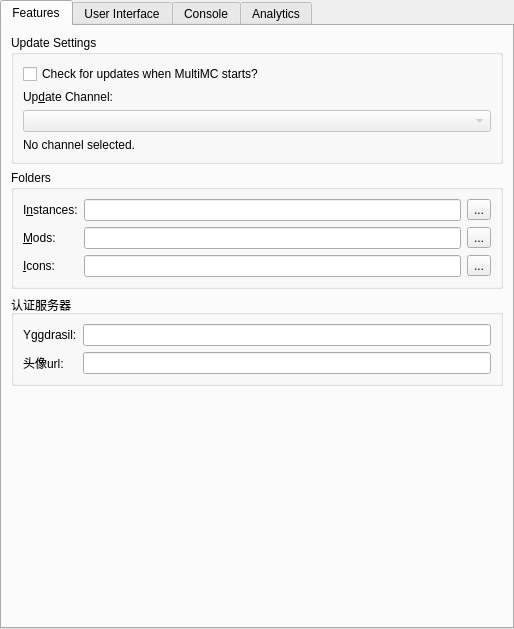
<?xml version="1.0" encoding="UTF-8"?>
<ui version="4.0">
 <class>MultiMCPage</class>
 <widget class="QWidget" name="MultiMCPage">
  <property name="geometry">
   <rect>
    <x>0</x>
    <y>0</y>
    <width>514</width>
    <height>629</height>
   </rect>
  </property>
  <property name="sizePolicy">
   <sizepolicy hsizetype="MinimumExpanding" vsizetype="MinimumExpanding">
    <horstretch>0</horstretch>
    <verstretch>0</verstretch>
   </sizepolicy>
  </property>
  <layout class="QVBoxLayout" name="mainLayout">
   <property name="leftMargin">
    <number>0</number>
   </property>
   <property name="topMargin">
    <number>0</number>
   </property>
   <property name="rightMargin">
    <number>0</number>
   </property>
   <property name="bottomMargin">
    <number>0</number>
   </property>
   <item>
    <widget class="QTabWidget" name="tabWidget">
     <property name="toolTip">
      <string notr="true"/>
     </property>
     <property name="tabShape">
      <enum>QTabWidget::Rounded</enum>
     </property>
     <property name="currentIndex">
      <number>0</number>
     </property>
     <widget class="QWidget" name="featuresTab">
      <attribute name="title">
       <string>Features</string>
      </attribute>
      <layout class="QGridLayout" name="gridLayout_5">
       <item row="1" column="0">
        <widget class="QGroupBox" name="foldersBox">
         <property name="title">
          <string>Folders</string>
         </property>
         <layout class="QGridLayout" name="gridLayout">
          <item row="1" column="0">
           <widget class="QLabel" name="labelModsDir">
            <property name="text">
             <string>&amp;Mods:</string>
            </property>
            <property name="buddy">
             <cstring>modsDirTextBox</cstring>
            </property>
           </widget>
          </item>
          <item row="0" column="2">
           <widget class="QToolButton" name="instDirBrowseBtn">
            <property name="text">
             <string notr="true">...</string>
            </property>
           </widget>
          </item>
          <item row="2" column="1">
           <widget class="QLineEdit" name="iconsDirTextBox"/>
          </item>
          <item row="2" column="2">
           <widget class="QToolButton" name="iconsDirBrowseBtn">
            <property name="text">
             <string notr="true">...</string>
            </property>
           </widget>
          </item>
          <item row="0" column="1">
           <widget class="QLineEdit" name="instDirTextBox"/>
          </item>
          <item row="1" column="2">
           <widget class="QToolButton" name="modsDirBrowseBtn">
            <property name="text">
             <string notr="true">...</string>
            </property>
           </widget>
          </item>
          <item row="1" column="1">
           <widget class="QLineEdit" name="modsDirTextBox"/>
          </item>
          <item row="2" column="0">
           <widget class="QLabel" name="labelIconsDir">
            <property name="text">
             <string>&amp;Icons:</string>
            </property>
            <property name="buddy">
             <cstring>iconsDirTextBox</cstring>
            </property>
           </widget>
          </item>
          <item row="0" column="0">
           <widget class="QLabel" name="labelInstDir">
            <property name="text">
             <string>I&amp;nstances:</string>
            </property>
            <property name="buddy">
             <cstring>instDirTextBox</cstring>
            </property>
           </widget>
          </item>
         </layout>
        </widget>
       </item>
       <item row="2" column="0">
        <widget class="QGroupBox" name="AUTHBox">
         <property name="title">
          <string>认证服务器</string>
         </property>
         <layout class="QGridLayout" name="gridLayout_4" rowstretch="0,0">
          <item row="1" column="0">
           <widget class="QLabel" name="labelSkinsurl">
            <property name="text">
             <string>头像url:</string>
            </property>
            <property name="buddy">
             <cstring>iconsDirTextBox</cstring>
            </property>
           </widget>
          </item>
          <item row="0" column="1">
           <widget class="QLineEdit" name="AuthurlDirTextBox"/>
          </item>
          <item row="0" column="0">
           <widget class="QLabel" name="labelAuthurl">
            <property name="text">
             <string>Yggdrasil:</string>
            </property>
            <property name="buddy">
             <cstring>modsDirTextBox</cstring>
            </property>
           </widget>
          </item>
          <item row="1" column="1">
           <widget class="QLineEdit" name="SkinsurlDirTextBox"/>
          </item>
         </layout>
        </widget>
       </item>
       <item row="0" column="0">
        <widget class="QGroupBox" name="updateSettingsBox">
         <property name="title">
          <string>Update Settings</string>
         </property>
         <layout class="QVBoxLayout" name="verticalLayout_7">
          <item>
           <widget class="QCheckBox" name="autoUpdateCheckBox">
            <property name="text">
             <string>Check for updates when MultiMC starts?</string>
            </property>
           </widget>
          </item>
          <item>
           <widget class="QLabel" name="updateChannelLabel">
            <property name="text">
             <string>Up&amp;date Channel:</string>
            </property>
            <property name="buddy">
             <cstring>updateChannelComboBox</cstring>
            </property>
           </widget>
          </item>
          <item>
           <widget class="QComboBox" name="updateChannelComboBox">
            <property name="enabled">
             <bool>false</bool>
            </property>
           </widget>
          </item>
          <item>
           <widget class="QLabel" name="updateChannelDescLabel">
            <property name="text">
             <string>No channel selected.</string>
            </property>
            <property name="wordWrap">
             <bool>true</bool>
            </property>
           </widget>
          </item>
         </layout>
        </widget>
       </item>
       <item row="3" column="0">
        <spacer name="verticalSpacer_2">
         <property name="orientation">
          <enum>Qt::Vertical</enum>
         </property>
         <property name="sizeHint" stdset="0">
          <size>
           <width>20</width>
           <height>40</height>
          </size>
         </property>
        </spacer>
       </item>
      </layout>
     </widget>
     <widget class="QWidget" name="generalTab">
      <attribute name="title">
       <string>User Interface</string>
      </attribute>
      <layout class="QVBoxLayout" name="verticalLayout_6">
       <item>
        <widget class="QGroupBox" name="groupBox_3">
         <property name="title">
          <string>MultiMC notifications</string>
         </property>
         <layout class="QVBoxLayout" name="verticalLayout_5">
          <item>
           <widget class="QPushButton" name="resetNotificationsBtn">
            <property name="text">
             <string>Reset hidden notifications</string>
            </property>
            <property name="checkable">
             <bool>true</bool>
            </property>
           </widget>
          </item>
         </layout>
        </widget>
       </item>
       <item>
        <widget class="QGroupBox" name="sortingModeBox">
         <property name="enabled">
          <bool>true</bool>
         </property>
         <property name="title">
          <string>Instance view sorting mode</string>
         </property>
         <layout class="QHBoxLayout" name="sortingModeBoxLayout">
          <item>
           <widget class="QRadioButton" name="sortLastLaunchedBtn">
            <property name="text">
             <string>By &amp;last launched</string>
            </property>
            <attribute name="buttonGroup">
             <string notr="true">sortingModeGroup</string>
            </attribute>
           </widget>
          </item>
          <item>
           <widget class="QRadioButton" name="sortByNameBtn">
            <property name="text">
             <string>By &amp;name</string>
            </property>
            <attribute name="buttonGroup">
             <string notr="true">sortingModeGroup</string>
            </attribute>
           </widget>
          </item>
         </layout>
        </widget>
       </item>
       <item>
        <widget class="QGroupBox" name="themeBox">
         <property name="title">
          <string>Theme</string>
         </property>
         <layout class="QFormLayout" name="formLayout">
          <item row="0" column="0">
           <widget class="QLabel" name="label_3">
            <property name="text">
             <string>&amp;Icons</string>
            </property>
            <property name="buddy">
             <cstring>themeComboBox</cstring>
            </property>
           </widget>
          </item>
          <item row="0" column="1">
           <widget class="QComboBox" name="themeComboBox">
            <property name="sizePolicy">
             <sizepolicy hsizetype="Expanding" vsizetype="Fixed">
              <horstretch>0</horstretch>
              <verstretch>0</verstretch>
             </sizepolicy>
            </property>
            <property name="focusPolicy">
             <enum>Qt::StrongFocus</enum>
            </property>
            <item>
             <property name="text">
              <string>Default</string>
             </property>
            </item>
            <item>
             <property name="text">
              <string>Simple (Dark Icons)</string>
             </property>
            </item>
            <item>
             <property name="text">
              <string>Simple (Light Icons)</string>
             </property>
            </item>
            <item>
             <property name="text">
              <string>Simple (Blue Icons)</string>
             </property>
            </item>
            <item>
             <property name="text">
              <string>Simple (Colored Icons)</string>
             </property>
            </item>
            <item>
             <property name="text">
              <string notr="true">OSX</string>
             </property>
            </item>
            <item>
             <property name="text">
              <string notr="true">iOS</string>
             </property>
            </item>
            <item>
             <property name="text">
              <string notr="true">Flat</string>
             </property>
            </item>
            <item>
             <property name="text">
              <string>Custom</string>
             </property>
            </item>
           </widget>
          </item>
          <item row="1" column="1">
           <widget class="QComboBox" name="themeComboBoxColors">
            <property name="sizePolicy">
             <sizepolicy hsizetype="Expanding" vsizetype="Fixed">
              <horstretch>0</horstretch>
              <verstretch>0</verstretch>
             </sizepolicy>
            </property>
            <property name="focusPolicy">
             <enum>Qt::StrongFocus</enum>
            </property>
           </widget>
          </item>
          <item row="1" column="0">
           <widget class="QLabel" name="label_4">
            <property name="text">
             <string>Colors</string>
            </property>
            <property name="buddy">
             <cstring>themeComboBoxColors</cstring>
            </property>
           </widget>
          </item>
         </layout>
        </widget>
       </item>
       <item>
        <spacer name="generalTabSpacer">
         <property name="orientation">
          <enum>Qt::Vertical</enum>
         </property>
         <property name="sizeHint" stdset="0">
          <size>
           <width>0</width>
           <height>0</height>
          </size>
         </property>
        </spacer>
       </item>
      </layout>
     </widget>
     <widget class="QWidget" name="consoleTab">
      <attribute name="title">
       <string>Console</string>
      </attribute>
      <layout class="QVBoxLayout" name="verticalLayout_2">
       <item>
        <widget class="QGroupBox" name="consoleSettingsBox">
         <property name="title">
          <string>Console Settings</string>
         </property>
         <layout class="QVBoxLayout" name="verticalLayout_3">
          <item>
           <widget class="QCheckBox" name="showConsoleCheck">
            <property name="text">
             <string>Show console while the game is running?</string>
            </property>
           </widget>
          </item>
          <item>
           <widget class="QCheckBox" name="autoCloseConsoleCheck">
            <property name="text">
             <string>Automatically close console when the game quits?</string>
            </property>
           </widget>
          </item>
          <item>
           <widget class="QCheckBox" name="showConsoleErrorCheck">
            <property name="text">
             <string>Show console when the game crashes?</string>
            </property>
           </widget>
          </item>
         </layout>
        </widget>
       </item>
       <item>
        <widget class="QGroupBox" name="groupBox_4">
         <property name="title">
          <string>History limit</string>
         </property>
         <layout class="QGridLayout" name="gridLayout_3">
          <item row="1" column="0">
           <widget class="QCheckBox" name="checkStopLogging">
            <property name="text">
             <string>Stop logging when log overflows</string>
            </property>
           </widget>
          </item>
          <item row="0" column="0">
           <widget class="QSpinBox" name="lineLimitSpinBox">
            <property name="sizePolicy">
             <sizepolicy hsizetype="Expanding" vsizetype="Fixed">
              <horstretch>0</horstretch>
              <verstretch>0</verstretch>
             </sizepolicy>
            </property>
            <property name="suffix">
             <string> lines</string>
            </property>
            <property name="minimum">
             <number>10000</number>
            </property>
            <property name="maximum">
             <number>1000000</number>
            </property>
            <property name="singleStep">
             <number>10000</number>
            </property>
            <property name="value">
             <number>100000</number>
            </property>
           </widget>
          </item>
         </layout>
        </widget>
       </item>
       <item>
        <widget class="QGroupBox" name="themeBox_2">
         <property name="sizePolicy">
          <sizepolicy hsizetype="Preferred" vsizetype="MinimumExpanding">
           <horstretch>0</horstretch>
           <verstretch>0</verstretch>
          </sizepolicy>
         </property>
         <property name="title">
          <string>Console font</string>
         </property>
         <layout class="QGridLayout" name="gridLayout_2">
          <item row="1" column="0" colspan="2">
           <widget class="QTextEdit" name="fontPreview">
            <property name="sizePolicy">
             <sizepolicy hsizetype="Expanding" vsizetype="MinimumExpanding">
              <horstretch>0</horstretch>
              <verstretch>0</verstretch>
             </sizepolicy>
            </property>
            <property name="horizontalScrollBarPolicy">
             <enum>Qt::ScrollBarAlwaysOff</enum>
            </property>
            <property name="undoRedoEnabled">
             <bool>false</bool>
            </property>
            <property name="textInteractionFlags">
             <set>Qt::TextSelectableByKeyboard|Qt::TextSelectableByMouse</set>
            </property>
           </widget>
          </item>
          <item row="0" column="0">
           <widget class="QFontComboBox" name="consoleFont">
            <property name="sizePolicy">
             <sizepolicy hsizetype="Expanding" vsizetype="Fixed">
              <horstretch>0</horstretch>
              <verstretch>0</verstretch>
             </sizepolicy>
            </property>
           </widget>
          </item>
          <item row="0" column="1">
           <widget class="QSpinBox" name="fontSizeBox">
            <property name="minimum">
             <number>5</number>
            </property>
            <property name="maximum">
             <number>16</number>
            </property>
            <property name="value">
             <number>11</number>
            </property>
           </widget>
          </item>
         </layout>
        </widget>
       </item>
      </layout>
     </widget>
     <widget class="QWidget" name="analyticsTab">
      <attribute name="title">
       <string>Analytics</string>
      </attribute>
      <layout class="QVBoxLayout" name="verticalLayout_8">
       <item>
        <widget class="QGroupBox" name="consoleSettingsBox_2">
         <property name="title">
          <string>Analytics Settings</string>
         </property>
         <layout class="QVBoxLayout" name="verticalLayout_4">
          <item>
           <widget class="QCheckBox" name="analyticsCheck">
            <property name="text">
             <string>Send anonymous usage statistics?</string>
            </property>
           </widget>
          </item>
          <item>
           <widget class="Line" name="line">
            <property name="orientation">
             <enum>Qt::Horizontal</enum>
            </property>
           </widget>
          </item>
          <item>
           <widget class="QLabel" name="label_5">
            <property name="text">
             <string>&lt;html&gt;&lt;head/&gt;
&lt;body&gt;
&lt;p&gt;MultiMC sends anonymous usage statistics on every start of the application.&lt;/p&gt;&lt;p&gt;The following data is collected:&lt;/p&gt;
&lt;ul&gt;
&lt;li&gt;MultiMC version.&lt;/li&gt;
&lt;li&gt;Operating system name, version and architecture.&lt;/li&gt;
&lt;li&gt;CPU architecture (kernel architecture on linux).&lt;/li&gt;
&lt;li&gt;Size of system memory.&lt;/li&gt;
&lt;li&gt;Java version, architecture and memory settings.&lt;/li&gt;
&lt;/ul&gt;
&lt;/body&gt;&lt;/html&gt;</string>
            </property>
            <property name="wordWrap">
             <bool>true</bool>
            </property>
           </widget>
          </item>
         </layout>
        </widget>
       </item>
       <item>
        <spacer name="verticalSpacer">
         <property name="orientation">
          <enum>Qt::Vertical</enum>
         </property>
         <property name="sizeHint" stdset="0">
          <size>
           <width>20</width>
           <height>40</height>
          </size>
         </property>
        </spacer>
       </item>
      </layout>
     </widget>
    </widget>
   </item>
  </layout>
 </widget>
 <tabstops>
  <tabstop>tabWidget</tabstop>
  <tabstop>autoUpdateCheckBox</tabstop>
  <tabstop>updateChannelComboBox</tabstop>
  <tabstop>instDirTextBox</tabstop>
  <tabstop>instDirBrowseBtn</tabstop>
  <tabstop>modsDirTextBox</tabstop>
  <tabstop>modsDirBrowseBtn</tabstop>
  <tabstop>iconsDirTextBox</tabstop>
  <tabstop>iconsDirBrowseBtn</tabstop>
  <tabstop>resetNotificationsBtn</tabstop>
  <tabstop>sortLastLaunchedBtn</tabstop>
  <tabstop>sortByNameBtn</tabstop>
  <tabstop>themeComboBox</tabstop>
  <tabstop>themeComboBoxColors</tabstop>
  <tabstop>showConsoleCheck</tabstop>
  <tabstop>autoCloseConsoleCheck</tabstop>
  <tabstop>showConsoleErrorCheck</tabstop>
  <tabstop>lineLimitSpinBox</tabstop>
  <tabstop>checkStopLogging</tabstop>
  <tabstop>consoleFont</tabstop>
  <tabstop>fontSizeBox</tabstop>
  <tabstop>fontPreview</tabstop>
 </tabstops>
 <resources/>
 <connections/>
 <buttongroups>
  <buttongroup name="sortingModeGroup"/>
 </buttongroups>
</ui>
